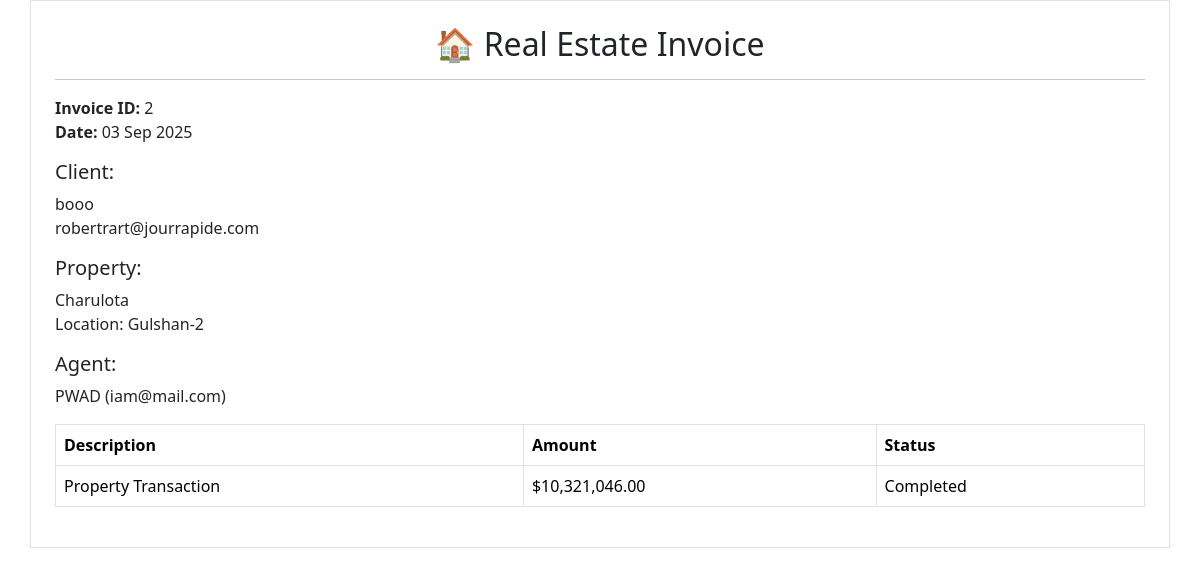
Page /admin/pages/invoice.php?id=2 on the committed database.
### tables this page shows
CREATE TABLE `transactions` (
  `id` int(11) NOT NULL,
  `property_id` int(11) NOT NULL,
  `client_id` int(11) DEFAULT NULL,
  `agent_id` int(11) DEFAULT NULL,
  `amount` decimal(12,2) NOT NULL,
  `date` timestamp NOT NULL DEFAULT current_timestamp(),
  `status` enum('Pending','Completed','Cancelled') DEFAULT 'Pending',
  `method` varchar(50) DEFAULT NULL,
  `payment_amount` decimal(12,2) NOT NULL DEFAULT 0.00
);

CREATE TABLE `clients` (
  `id` int(11) NOT NULL,
  `agent_id` int(11) DEFAULT NULL,
  `name` varchar(255) NOT NULL,
  `email` varchar(255) DEFAULT NULL,
  `photo` varchar(255) DEFAULT NULL,
  `phone` varchar(20) DEFAULT NULL,
  `created_at` timestamp NOT NULL DEFAULT current_timestamp(),
  `password` varchar(255) NOT NULL
);

CREATE TABLE `properties` (
  `id` int(11) NOT NULL,
  `category_id` int(11) DEFAULT NULL,
  `name` varchar(255) NOT NULL,
  `location` varchar(255) NOT NULL,
  `agent_id` int(11) DEFAULT NULL,
  `client_id` int(11) DEFAULT NULL,
  `price` decimal(12,2) NOT NULL,
  `photo` varchar(255) DEFAULT NULL,
  `status` enum('Available','Sold','Rented','Ongoing') DEFAULT 'Available',
  `description` text DEFAULT NULL,
  `created_at` timestamp NOT NULL DEFAULT current_timestamp()
);

CREATE TABLE `agents` (
  `id` int(11) NOT NULL,
  `name` varchar(255) NOT NULL,
  `email` varchar(255) NOT NULL,
  `phone` varchar(20) DEFAULT NULL,
  `photo` varchar(255) DEFAULT NULL,
  `trade_license` varchar(100) DEFAULT NULL,
  `document` varchar(255) DEFAULT NULL,
  `password` varchar(255) NOT NULL,
  `created_at` timestamp NOT NULL DEFAULT current_timestamp()
);

### admin/pages/invoice.php (the view, shortened to what this page needs)
<?php
require_once __DIR__ . "/../partials/db.php";
$id = $_GET['id'] ?? null;
$stmt = $conn->prepare("
    SELECT t.*,
           p.name AS property_name, p.location,
           c.name AS client_name, c.email AS client_email, c.phone AS client_phone,
           a.name AS agent_name, a.email AS agent_email
    FROM transactions t
    LEFT JOIN properties p ON t.property_id = p.id
    LEFT JOIN clients c ON t.client_id = c.id
    LEFT JOIN agents a ON t.agent_id = a.id
    WHERE t.id=?
");
$stmt->execute([$id]);
$invoice = $stmt->fetch(PDO::FETCH_ASSOC);
?>
<!DOCTYPE html>
<html lang="en">
<head>
  <link href="https://cdn.jsdelivr.net/npm/bootstrap@5.3.3/dist/css/bootstrap.min.css" rel="stylesheet">
</head>
<body onload="window.print()">
<div class="container p-4 border">
  <h2 class="text-center">🏠 Real Estate Invoice</h2>
  <hr>
  <p><strong>Invoice ID:</strong> <?= $invoice['id'] ?><br>
     <strong>Date:</strong> <?= date("d M Y", strtotime($invoice['date'])) ?></p>
  <h5>Client:</h5>
  <p><?= $invoice['client_name'] ?><br><?= $invoice['client_email'] ?><br><?= $invoice['client_phone'] ?></p>
  <h5>Property:</h5>
  <p><?= $invoice['property_name'] ?> <br> Location: <?= $invoice['location'] ?></p>
  <h5>Agent:</h5>
  <p><?= $invoice['agent_name'] ?> (<?= $invoice['agent_email'] ?>)</p>
  <table class="table table-bordered">
    <thead>
      <tr><th>Description</th><th>Amount</th><th>Status</th></tr>
    </thead>
    <tbody>
      <tr>
        <td>Property Transaction</td>
        <td>$<?= number_format($invoice['amount'], 2) ?></td>
        <td><?= $invoice['status'] ?></td>
      </tr>
    </tbody>
  </table>
</div>
</body>
</html>

### rows in the picture
transactions: id "2", date "03 Sep 2025", client.name "booo", client.email "robertrart@jourrapide.com", property.name "Charulota", property.location "Gulshan-2", agent.name "PWAD", agent.email "iam@mail.com", amount "10,321,046.00", status "Completed"
